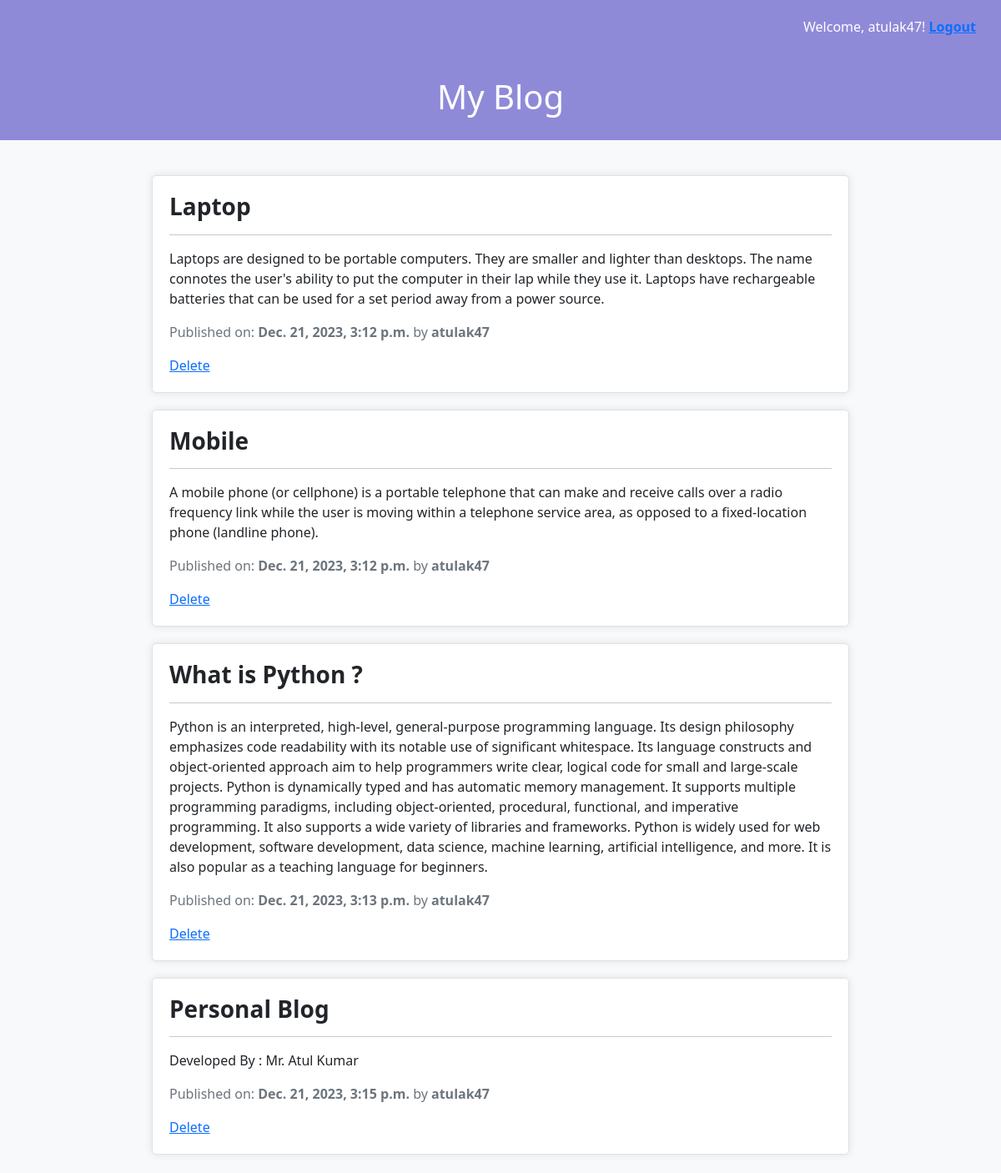
Page / (signed in) on the committed database.
### blog/models.py (models this page shows, shortened)
class Blogpost(models.Model):
    title = models.CharField(max_length=200)
    content = models.TextField()
    pub_date = models.DateTimeField(auto_now_add=True)
    author = models.ForeignKey(User, on_delete=models.CASCADE)

### blog/views.py (the view)
# urls.py: path('', blog_list, name='blog_list'),
def blog_list(request):
    posts = Blogpost.objects.all()
    return render(request, 'blog/blog_list.html', {'posts': posts})

### blog/templates/blog/blog_list.html
{% extends 'base.html' %}
{% block content %}
    <div class="header">
        {% if user.is_authenticated %}
        <p style="text-align: right; margin-right: 30px;">Welcome, {{ user.username }}! <a href="{% url 'logout' %}" class="text-primary"><strong>Logout</strong></a></p>
      {% else %}
        <p style="text-align: right; margin-right: 30px;"><a href="{% url 'login' %}"class="text-primary"><strong>Login</strong></a> | <a href="{% url 'register' %}"class="text-primary"><strong>Register</strong></a></p>
      {% endif %}
        <h1 class="mt-5  text-center">My Blog</h1>
    </div>
    <div style="margin: auto;width: 70%;padding: 2px; margin-top: 40px;">
        {% for post in posts %}
            <div class="post">
                <h3><strong>{{ post.title }}</strong></h3><hr>
                <p>{{ post.content }}</p>
                <p class="post-date">Published on: <strong>{{ post.pub_date }}</strong> by <strong>{{ post.author }}</strong></p>
                <a href="{% url 'delete_blog' post.id %}">Delete</a>
            </div>
        {% endfor %}
    </div>
    {% endblock %}

### blog/templates/base.html (style rules this page uses)
body { background-color: #f8f9fa; }
.header { background-color: #524ac4a0; color: #fff; padding: 20px 0; }
.post { border: 1px solid #dee2e6; border-radius: 5px; margin-bottom: 20px; padding: 20px; background-color: #ffffff; box-shadow: 0 0 10px rgba(0, 0, 0, 0.1); }
.post-date { color: #6c757d; }

### rows in the picture
Blogpost: title "Laptop", content "Laptops are designed to be portable computers. They are smaller and lighter than desktops. The name connotes the user's ability to put the computer in their lap while they use it. Laptops have rechargeable batteries that can be used for a set period away from a power source.", pub_date "Dec. 21, 2023, 3:12 p.m.", author "atulak47"
Blogpost: title "Mobile", content "A mobile phone (or cellphone) is a portable telephone that can make and receive calls over a radio frequency link while the user is moving within a telephone service area, as opposed to a fixed-location phone (landline phone).", pub_date "Dec. 21, 2023, 3:12 p.m.", author "atulak47"
Blogpost: title "What is Python ?", content "Python is an interpreted, high-level, general-purpose programming language. Its design philosophy emphasizes code readability with its notable use of significant whitespace. Its language constructs and object-oriented approach aim to help programmers write clear, logical code for small and large-scale projects. Python is dynamically typed and has automatic memory management. It supports multiple programming paradigms, including object-oriented, procedural, functional, and imperative programming. It also supports a wide variety of libraries and frameworks. Python is widely used for web development, software development, data science, machine learning, artificial intelligence, and more. It is…", pub_date "Dec. 21, 2023, 3:13 p.m.", author "atulak47"
Blogpost: title "Personal Blog", content "Developed By : Mr. Atul Kumar", pub_date "Dec. 21, 2023, 3:15 p.m.", author "atulak47"

### other values in the picture
{{ user.username }} "atulak47"
